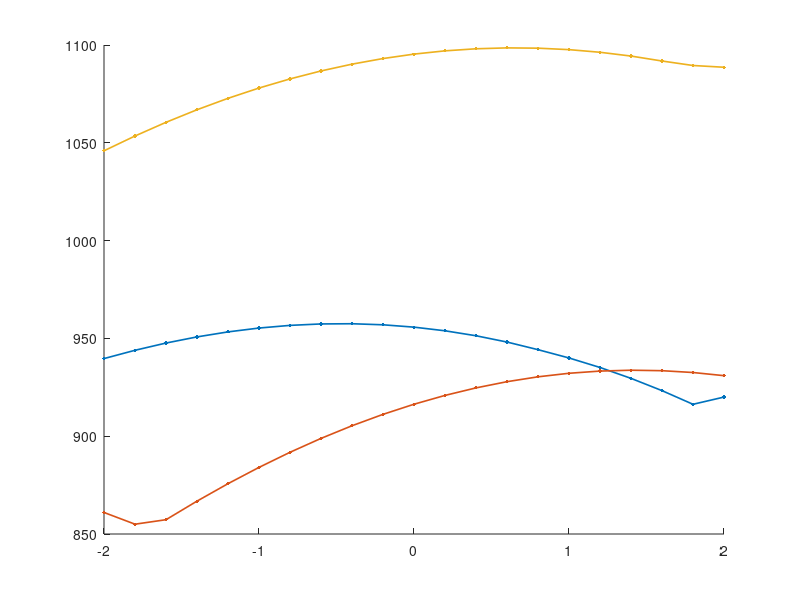

Reproduce this figure in MATLAB. (Note: this script raises an error after producing the figure.)
%% PSS 盲搜频率扫描 — MATLAB 参考实现
% 对比 Python 代码，排除数学实现错误
% 3GPP TS 38.211 Clause 7.4.2.2.1

clear; close all;

%% 参数
fs = 30.72e6;           % 采样率
scs = 15000;            % 子载波间隔
Nfft = fs / scs;        % FFT 点数 = 2048
cpLen = 144;            % 正常 CP
symLen = Nfft + cpLen;  % 含 CP 的符号长度 = 2192

%% 加载信号 (TX 参考信号)
load('data/txs0_seg.mat', 'txSignal');
rxSignal = txSignal(:);  % 列向量
fprintf('TX Signal: %d samples, %.3f ms\n', length(rxSignal), length(rxSignal)/fs*1000);

%% 生成 PSS 序列 (TS 38.211 Clause 7.4.2.2.1)
pssTemplates = cell(1, 3);  % 时域模板 (含 CP)
pssFreqDom = cell(1, 3);    % 频域序列 (用于频域相关)

for nId2 = 0:2
    % m-sequence
    x = zeros(1, 127+7, 'int8');
    x(1:7) = [0 1 1 0 1 1 1];
    for n = 1:127
        x(n+7) = mod(x(n+4) + x(n), 2);
    end

    % PSS 序列 (BPSK)
    m = 43 * nId2;
    pssSeq = zeros(1, 127);
    for n = 1:127
        pssSeq(n) = 1 - 2 * double(x(mod(n-1 + m, 127) + 1));
    end

    % 频域放置: 子载波 -63 到 +63 (共 127 个), DC 载波不用于 PSS
    freqDom = zeros(Nfft, 1);
    center = Nfft/2 + 1;  % MATLAB 1-based: DC at Nfft/2+1
    freqDom(center-63:center+63) = pssSeq;

    % 时域 OFDM 符号 (IFFT)
    timeNoCp = ifft(ifftshift(freqDom)) * Nfft;  % *Nfft 保持能量
    % 加 CP
    timeWithCp = [timeNoCp(end-cpLen+1:end); timeNoCp];
    % 归一化
    timeWithCp = timeWithCp / norm(timeWithCp);

    pssTemplates{nId2+1} = timeWithCp;
    pssFreqDom{nId2+1} = freqDom;

    fprintf('N_ID_2=%d: template length=%d, norm=%.3f\n', ...
        nId2, length(timeWithCp), norm(timeWithCp));
end

%% 频率扫描
freqStart = -2000;     % Hz (TX信号CFO较小)
freqEnd   = 2000;
freqStep  = 200;       % Hz
freqGrid  = freqStart:freqStep:freqEnd;
nFreqs    = length(freqGrid);

fprintf('Frequency scan: %d points, step=%.0f Hz, range=[%.1f, %.1f] kHz\n', ...
    nFreqs, freqStep, freqStart/1e3, freqEnd/1e3);

% 预计算 FFT 卷积参数
templateLen = length(pssTemplates{1});
convLen = length(rxSignal) + templateLen - 1;
corrNfft = 2^nextpow2(convLen);
validStart = templateLen;
validEnd = length(rxSignal) + 1;

fprintf('corrNfft=%d, valid range=[%d, %d]\n', corrNfft, validStart, validEnd);

% 预计算模板 FFT (时域反转 → 共轭 → FFT)
templateFFTs = cell(1, 3);
for nId2 = 0:2
    kernel = conj(flip(pssTemplates{nId2+1}));
    templateFFTs{nId2+1} = fft(kernel, corrNfft);
end

% 频率扫描
peakMatrix = zeros(nFreqs, 3);  % [freqIdx, nId2]
timingMatrix = zeros(nFreqs, 3);
bestPeak = 0;
bestFreq = 0;
bestNid2 = 0;
bestTiming = 0;

tStart = tic;
fprintf('Scanning...\n');
for iFreq = 1:nFreqs
    freqHz = freqGrid(iFreq);

    % 频率补偿
    t = (0:length(rxSignal)-1)';
    phase = exp(-1j * 2 * pi * freqHz * t / fs);
    compensated = rxSignal .* phase;

    % FFT
    sigFft = fft(compensated, corrNfft);

    for nId2 = 0:2
        % 互相关 (IFft of product)
        corrFull = ifft(sigFft .* templateFFTs{nId2+1});
        corrValid = abs(corrFull(validStart:validEnd));

        [peakVal, peakIdx] = max(corrValid);
        peakMatrix(iFreq, nId2+1) = peakVal;
        timingMatrix(iFreq, nId2+1) = peakIdx;

        if peakVal > bestPeak
            bestPeak = peakVal;
            bestFreq = freqHz;
            bestNid2 = nId2;
            bestTiming = peakIdx;
        end
    end

    if mod(iFreq, max(1, floor(nFreqs/10))) == 0 || iFreq == nFreqs
        fprintf('  %d/%d (%.0f%%), best: freq=%.0f Hz, N_ID_2=%d, peak=%.2f\n', ...
            iFreq, nFreqs, 100*iFreq/nFreqs, bestFreq, bestNid2, bestPeak);
    end
end
elapsed = toc(tStart);
fprintf('Scan done: %.1f s\n', elapsed);

%% 结果
fprintf('\n===== BEST RESULT =====\n');
fprintf('  N_ID_2:       %d\n', bestNid2);
fprintf('  Frequency:    %.2f Hz (%.3f kHz)\n', bestFreq, bestFreq/1e3);
fprintf('  Timing:       %d samples\n', bestTiming);
fprintf('  Peak:         %.4f\n', bestPeak);
fprintf('  Peak ratio:   %.2f\n', bestPeak / median(peakMatrix(:)));

%% 绘图
colors = {[0 0.4470 0.7410], [0.8500 0.3250 0.0980], [0.9290 0.6940 0.1250]};

% -- 图 1: 所有 N_ID_2 的频率扫描热力图 --
figure('Position', [100 100 1400 500]);
hold on;
for nId2 = 0:2
    plot(freqGrid/1e3, peakMatrix(:, nId2+1), '.-', ...
        'Color', colors{nId2+1}, 'LineWidth', 1.2, ...
        'MarkerSize', 8, 'DisplayName', sprintf('N_{ID}^{(2)}=%d', nId2));
end
xline(bestFreq/1e3, 'r--', 'LineWidth', 1.5, ...
    'DisplayName', sprintf('Best: %.0f Hz (N_{ID}^{(2)}=%d)', bestFreq, bestNid2));
xlabel('Frequency (kHz)');
ylabel('Peak Correlation');
title('MATLAB PSS Frequency Scan');
legend('Location', 'best'); grid on;
saveas(gcf, 'output/matlab_tx_pss_freq_scan.png');

% -- 图 2: 最佳频率处的各 N_ID_2 互相关 --
figure('Position', [100 100 1400 800]);
for nId2 = 0:2
    % 在最佳频率重算互相关
    t = (0:length(rxSignal)-1)';
    phase = exp(-1j * 2 * pi * bestFreq * t / fs);
    compensated = rxSignal .* phase;
    sigFft = fft(compensated, corrNfft);
    corrFull = ifft(sigFft .* templateFFTs{nId2+1});
    corrValid = abs(corrFull(validStart:validEnd));

    subplot(2, 2, nId2+1);
    scanRange = min(15000, length(corrValid));
    plot(0:scanRange-1, corrValid(1:scanRange), 'Color', colors{nId2+1});
    hold on;
    [~, pk] = max(corrValid(1:scanRange));
    plot(pk, corrValid(pk), 'r^', 'MarkerSize', 8);
    title(sprintf('N_{ID}^{(2)}=%d at %.0f Hz | peak=%.1f @ %d', ...
        nId2, bestFreq, corrValid(pk), pk));
    xlabel('Timing offset (samples)'); ylabel('|Correlation|');
    grid on;
end

% 叠加
subplot(2, 2, 4); hold on;
for nId2 = 0:2
    t = (0:length(rxSignal)-1)';
    phase = exp(-1j * 2 * pi * bestFreq * t / fs);
    compensated = rxSignal .* phase;
    sigFft = fft(compensated, corrNfft);
    corrFull = ifft(sigFft .* templateFFTs{nId2+1});
    corrValid = abs(corrFull(validStart:validEnd));
    scanRange = min(15000, length(corrValid));
    plot(0:scanRange-1, corrValid(1:scanRange), 'Color', colors{nId2+1}, ...
        'DisplayName', sprintf('N_{ID}^{(2)}=%d', nId2));
end
plot(bestTiming, bestPeak, 'r^', 'MarkerSize', 10, 'LineWidth', 2);
title(sprintf('Overlay at best freq=%.0f Hz', bestFreq));
xlabel('Timing offset (samples)'); ylabel('|Correlation|');
legend; grid on;
saveas(gcf, 'output/matlab_tx_pss_correlation.png');

fprintf('\nPlots saved to output/\n');
fprintf('===== DONE =====\n');
